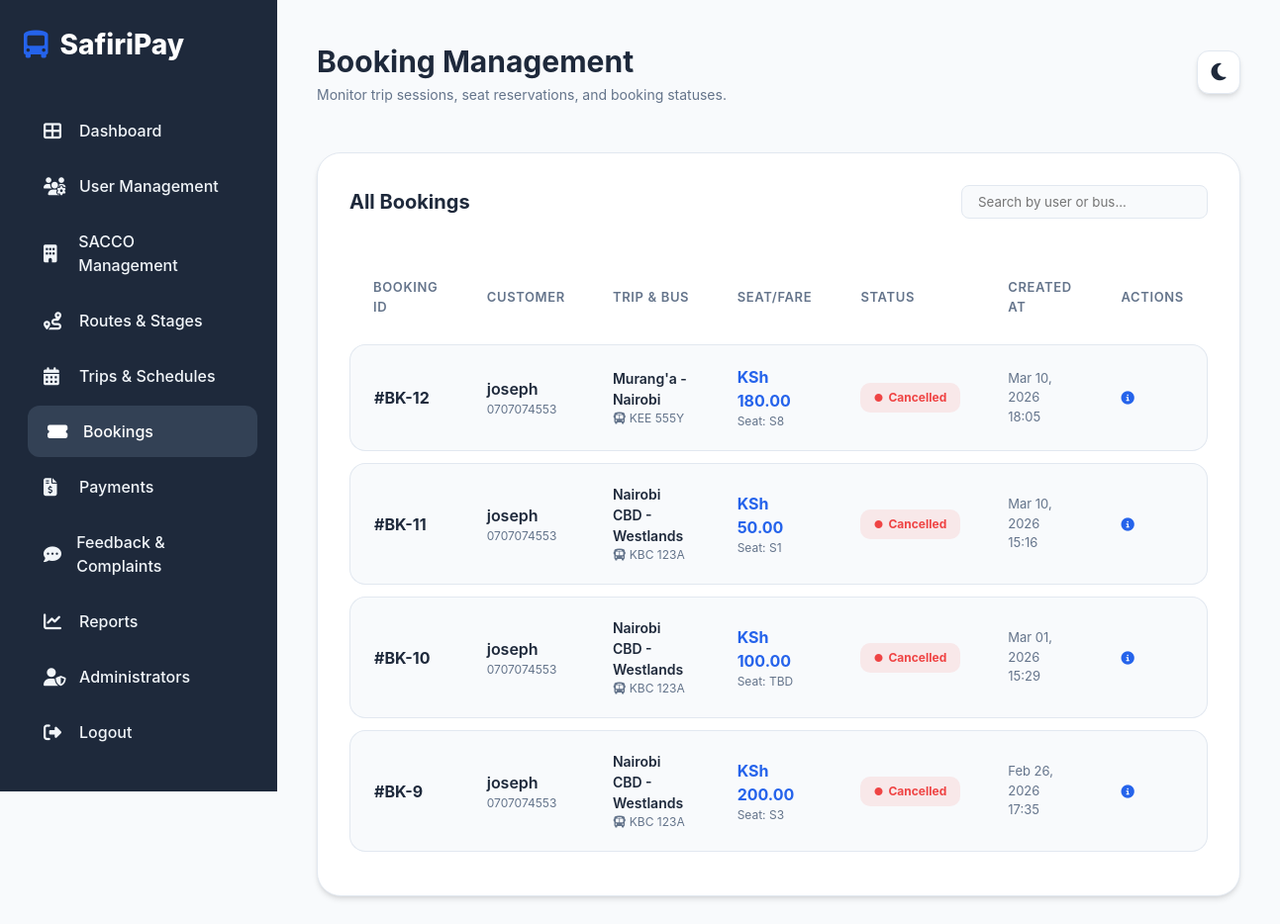
Page /adminveiw/manage_bookings.php (signed in) on the committed database.
### tables this page shows
CREATE TABLE `tripsessions` (
  `sessionid` int(11) NOT NULL,
  `userid` int(11) NOT NULL,
  `tripid` int(11) NOT NULL,
  `saccoid` int(11) NOT NULL,
  `busid` int(11) DEFAULT NULL,
  `fromstageid` int(11) DEFAULT NULL,
  `tostageid` int(11) DEFAULT NULL,
  `fareamount` decimal(10,2) NOT NULL,
  `seatid` int(11) DEFAULT NULL,
  `status` enum('pending','paid','expired','cancelled') DEFAULT 'pending',
  `boarding_status` enum('pending','boarded') DEFAULT 'pending',
  `disability_type` varchar(50) DEFAULT 'None',
  `luggage_type` varchar(50) DEFAULT 'None',
  `expiresat` datetime DEFAULT NULL,
  `createdat` datetime DEFAULT current_timestamp()
);

CREATE TABLE `users` (
  `userid` int(11) NOT NULL,
  `username` varchar(50) NOT NULL,
  `phoneno` varchar(15) NOT NULL,
  `email` varchar(255) DEFAULT NULL,
  `hashedpassword` varchar(255) NOT NULL,
  `monthlybudget` decimal(10,2) DEFAULT NULL,
  `datejoined` datetime DEFAULT current_timestamp(),
  `type` enum('user','sacco','admin') NOT NULL DEFAULT 'user',
  `saccoid` int(11) DEFAULT NULL
);

CREATE TABLE `routes` (
  `routeid` int(11) NOT NULL,
  `routename` varchar(100) NOT NULL,
  `saccoid` int(11) DEFAULT NULL,
  `createdat` datetime DEFAULT current_timestamp()
);

CREATE TABLE `buses` (
  `busid` int(11) NOT NULL,
  `saccoid` int(11) NOT NULL,
  `platenumber` varchar(20) NOT NULL,
  `capacity` int(11) DEFAULT 14,
  `status` tinyint(4) DEFAULT 1,
  `driverid` int(11) NOT NULL
);

CREATE TABLE `seats` (
  `seatid` int(11) NOT NULL,
  `busid` int(11) NOT NULL,
  `seatnumber` varchar(5) NOT NULL,
  `status` enum('available','occupied') DEFAULT 'available'
);

### adminveiw/manage_bookings.php (the view, shortened to what this page needs)
<?php
include 'database.php';
$bookings = $conn->query("
    SELECT ts.*, u.username, u.phoneno, r.routename, b.platenumber, s.seatnumber
    FROM tripsessions ts
    JOIN users u ON ts.userid = u.userid
    JOIN trips t ON ts.tripid = t.tripid
    JOIN routes r ON t.routeid = r.routeid
    LEFT JOIN buses b ON ts.busid = b.busid
    LEFT JOIN seats s ON ts.seatid = s.seatid
    ORDER BY ts.createdat DESC
");
?>
<!DOCTYPE html>
<html lang="en">
<head>
    <link rel="stylesheet" href="https://cdnjs.cloudflare.com/ajax/libs/font-awesome/6.4.0/css/all.min.css">
    <link rel="stylesheet" href="admin.css">
</head>
<body>
    <div class="dashboard-container">
        <div class="sidebar">
            <div class="sidebar-header">
                <i class="fas fa-bus-alt"></i>
                <span>SafiriPay</span>
            </div>
            <ul class="sidebar-menu">
                <li><a href="dashboard.php"><i class="fas fa-th-large"></i> <span>Dashboard</span></a></li>
                <li><a href="manage_users.php"><i class="fas fa-users-cog"></i> <span>User Management</span></a></li>
                <li><a href="manage_saccos.php"><i class="fas fa-building"></i> <span>SACCO Management</span></a></li>
                <li><a href="manage_routes.php"><i class="fas fa-route"></i> <span>Routes & Stages</span></a></li>
                <li><a href="manage_trips.php"><i class="fas fa-calendar-alt"></i> <span>Trips & Schedules</span></a></li>
                <li><a href="manage_bookings.php" class="active"><i class="fas fa-ticket-alt"></i> <span>Bookings</span></a></li>
                <li><a href="manage_payments.php"><i class="fas fa-file-invoice-dollar"></i> <span>Payments</span></a></li>
                <li><a href="manage_feedback.php"><i class="fas fa-comment-dots"></i> <span>Feedback & Complaints</span></a></li>
                <li><a href="reports.php"><i class="fas fa-chart-line"></i> <span>Reports</span></a></li>
                <li><a href="addadmin.php"><i class="fas fa-user-shield"></i> <span>Administrators</span></a></li>
                <li><a href="logout.php"><i class="fas fa-sign-out-alt"></i> <span>Logout</span></a></li>
            </ul>
        </div>
        <main class="main-content">
            <header class="header">
                <div class="header-title">
                    <h1>Booking Management</h1>
                    <p style="color: var(--text-muted); font-size: 0.875rem;">Monitor trip sessions, seat reservations, and booking statuses.</p>
                </div>
                <div class="header-actions">
                    <button class="theme-toggle" id="theme-toggle">
                        <i class="fas fa-moon"></i>
                    </button>
                </div>
            </header>
            <div class="data-card">
                <div class="data-card-header">
                    <h2>All Bookings</h2>
                    <div style="display: flex; gap: 10px;">
                        <input type="text" placeholder="Search by user or bus..." style="padding: 0.5rem 1rem; border-radius: 8px; border: 1px solid var(--border); background: var(--bg-main); color: var(--text-main);">
                    </div>
                </div>
                <div class="table-responsive">
                    <table>
                        <thead>
                            <tr>
                                <th>Booking ID</th>
                                <th>Customer</th>
                                <th>Trip & Bus</th>
                                <th>Seat/Fare</th>
                                <th>Status</th>
                                <th>Created At</th>
                                <th>Actions</th>
                            </tr>
                        </thead>
                        <tbody>
                            <?php if ($bookings && $bookings->num_rows > 0): ?>
                                <?php while($row = $bookings->fetch_assoc()): ?>
                                    <tr>
                                        <td style="font-weight: 700;">#BK-<?php echo $row['sessionid']; ?></td>
                                        <td>
                                            <div style="font-weight: 600;"><?php echo htmlspecialchars($row['username']); ?></div>
                                            <div style="font-size: 0.75rem; color: var(--text-muted);"><?php echo htmlspecialchars($row['phoneno']); ?></div>
                                        </td>
                                        <td>
                                            <div style="font-size: 0.875rem; font-weight: 600;"><?php echo htmlspecialchars($row['routename']); ?></div>
                                            <div style="font-size: 0.75rem; color: var(--text-muted);"><i class="fas fa-bus"></i> <?php echo htmlspecialchars($row['platenumber'] ?: 'N/A'); ?></div>
                                        </td>
                                        <td>
                                            <div style="font-weight: 700; color: var(--primary);">KSh <?php echo number_format($row['fareamount'], 2); ?></div>
                                            <div style="font-size: 0.75rem; color: var(--text-muted);">Seat: <?php echo htmlspecialchars($row['seatnumber'] ?: 'TBD'); ?></div>
                                        </td>
                                        <td>
                                            <span class="status-badge status-<?php echo strtolower($row['status']); ?>">
                                                <i class="fas fa-circle" style="font-size: 0.5rem;"></i>
                                                <?php echo ucfirst($row['status']); ?>
                                            </span>
                                        </td>
                                        <td style="font-size: 0.8125rem; color: var(--text-muted);">
                                            <?php echo date('M d, Y', strtotime($row['createdat'])); ?><br>
                                            <?php echo date('H:i', strtotime($row['createdat'])); ?>
                                        </td>
                                        <td>
                                            <div style="display: flex; gap: 8px;">
                                                <button title="View Full Details" style="background: none; border: none; color: var(--primary); cursor: pointer;"><i class="fas fa-info-circle"></i></button>
                                            </div>
                                        </td>
                                    </tr>
                                <?php endwhile; ?>
                            <?php else: ?>
                                <tr>
                                    <td colspan="7" style="text-align:center;">No bookings found.</td>
                                </tr>
                            <?php endif; ?>
                        </tbody>
                    </table>
                </div>
            </div>
        </main>
    </div>
</body>
</html>

### adminveiw/admin.css (style rules this page uses)
:root { --primary: #2563eb; --primary-alt: #1d4ed8; --bg-main: #f8fafc; --sidebar-bg: #1e293b; --sidebar-text: #f1f5f9; --sidebar-hover: #334155; --card-bg: #ffffff; --text-main: #1e293b; --text-muted: #64748b; --border: #e2e8f0; --success: #10b981; --warning: #f59e0b; --danger: #ef4444; --shadow: 0 4px 6px -1px rgb(0 0 0 / 0.1), 0 2px 4px -2px rgb(0 0 0 / 0.1); --glass-bg: rgba(255, 255, 255, 0.7); --glass-border: rgba(255, 255, 255, 0.3); }
* { margin: 0; padding: 0; box-sizing: border-box; font-family: 'Inter', -apple-system, BlinkMacSystemFont, "Segoe UI", Roboto, sans-serif; transition: background-color 0.3s, color 0.3s, border-color 0.3s; }
body { background-color: var(--bg-main); color: var(--text-main); line-height: 1.5; }
.dashboard-container { display: flex; min-height: 100vh; }
.sidebar { width: 280px; background-color: var(--sidebar-bg); color: var(--sidebar-text); padding: 1.5rem; position: fixed; height: 100vh; z-index: 1000; }
.sidebar-header { margin-bottom: 2.5rem; font-size: 1.75rem; font-weight: 800; color: #fff; display: flex; align-items: center; gap: 12px; }
.sidebar-header i { color: var(--primary); }
.sidebar-menu { list-style: none; }
.sidebar-menu li { margin-bottom: 0.25rem; }
.sidebar-menu a { color: var(--sidebar-text); text-decoration: none; display: flex; align-items: center; gap: 12px; padding: 0.875rem 1.25rem; border-radius: 12px; font-weight: 500; transition: all 0.2s cubic-bezier(0.4, 0, 0.2, 1); }
.sidebar-menu a:hover, .sidebar-menu a.active { background-color: var(--sidebar-hover); color: #fff; transform: translateX(4px); }
.sidebar-menu a i { font-size: 1.125rem; width: 24px; }
.main-content { flex: 1; margin-left: 280px; padding: 2.5rem; }
.header { display: flex; justify-content: space-between; align-items: center; margin-bottom: 3rem; }
.header-title h1 { font-size: 1.875rem; font-weight: 700; }
.header-actions { display: flex; align-items: center; gap: 1.5rem; }
.theme-toggle { background: var(--card-bg); border: 1px solid var(--border); width: 44px; height: 44px; border-radius: 12px; cursor: pointer; display: flex; align-items: center; justify-content: center; font-size: 1.25rem; color: var(--text-main); box-shadow: var(--shadow); }
.data-card { background: var(--card-bg); border-radius: 24px; box-shadow: var(--shadow); padding: 2rem; border: 1px solid var(--border); }
.data-card-header { display: flex; justify-content: space-between; align-items: center; margin-bottom: 2rem; }
.data-card-header h2 { font-size: 1.25rem; font-weight: 700; }
.table-responsive { overflow-x: auto; }
table { width: 100%; border-collapse: separate; border-spacing: 0 12px; }
th { padding: 1rem 1.5rem; text-align: left; font-weight: 600; color: var(--text-muted); font-size: 0.8125rem; text-transform: uppercase; letter-spacing: 0.05em; }
td { padding: 1.25rem 1.5rem; background: var(--bg-main); border-top: 1px solid var(--border); border-bottom: 1px solid var(--border); }
td:first-child { border-left: 1px solid var(--border); border-radius: 16px 0 0 16px; }
td:last-child { border-right: 1px solid var(--border); border-radius: 0 16px 16px 0; }
.status-badge { padding: 0.375rem 0.875rem; border-radius: 10px; font-size: 0.75rem; font-weight: 700; display: inline-flex; align-items: center; gap: 6px; }
.status-cancelled, .status-deactivated { background: rgba(239, 68, 68, 0.1); color: var(--danger); }

### rows in the picture
tripsessions: sessionid "12", userid.username "joseph", userid.phoneno "0707074553", routes.routename "Murang'a - Nairobi", busid.platenumber "KEE 555Y", fareamount "180.00", seatid.seatnumber "S8", status "Cancelled", createdat "Mar 10, 2026", createdat "18:05"
tripsessions: sessionid "11", userid.username "joseph", userid.phoneno "0707074553", routes.routename "Nairobi CBD - Westlands", busid.platenumber "KBC 123A", fareamount "50.00", seatid.seatnumber "S1", status "Cancelled", createdat "Mar 10, 2026", createdat "15:16"
tripsessions: sessionid "10", userid.username "joseph", userid.phoneno "0707074553", routes.routename "Nairobi CBD - Westlands", busid.platenumber "KBC 123A", fareamount "100.00", seatnumber "TBD", status "Cancelled", createdat "Mar 01, 2026", createdat "15:29"
tripsessions: sessionid "9", userid.username "joseph", userid.phoneno "0707074553", routes.routename "Nairobi CBD - Westlands", busid.platenumber "KBC 123A", fareamount "200.00", seatid.seatnumber "S3", status "Cancelled", createdat "Feb 26, 2026", createdat "17:35"
